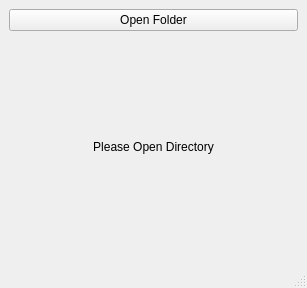
<?xml version="1.0" encoding="UTF-8"?>
<ui version="4.0">
 <class>MainWindow</class>
 <widget class="QMainWindow" name="MainWindow">
  <property name="geometry">
   <rect>
    <x>0</x>
    <y>0</y>
    <width>307</width>
    <height>288</height>
   </rect>
  </property>
  <property name="windowTitle">
   <string>MainWindow</string>
  </property>
  <widget class="QWidget" name="centralwidget">
   <layout class="QVBoxLayout" name="verticalLayout">
    <item>
     <widget class="QPushButton" name="pushButton">
      <property name="text">
       <string>Open Folder</string>
      </property>
      <property name="icon">
       <iconset theme="folder-open"/>
      </property>
     </widget>
    </item>
    <item>
     <widget class="QLabel" name="label">
      <property name="text">
       <string>Please Open Directory</string>
      </property>
      <property name="alignment">
       <set>Qt::AlignCenter</set>
      </property>
     </widget>
    </item>
   </layout>
  </widget>
  <widget class="QMenuBar" name="menubar">
   <property name="geometry">
    <rect>
     <x>0</x>
     <y>0</y>
     <width>307</width>
     <height>22</height>
    </rect>
   </property>
  </widget>
  <widget class="QStatusBar" name="statusbar"/>
 </widget>
 <resources/>
 <connections/>
</ui>
